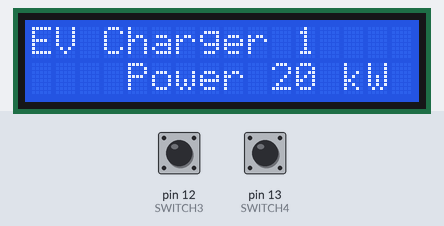
Recording of a sketch running on a simulated Arduino Uno, built with avr-gcc and run on an emulated ATmega328P. Shown: 16×2 character LCD. The inputs (shaded band) are chosen by the test bench; at power-on: pin 12 (SWITCH3) HIGH, pin 13 (SWITCH4) HIGH.

Above: at 1.2 s.
1.3 s: pin 12 (SWITCH3) pulled LOW for 1 s
At 1.57 s:
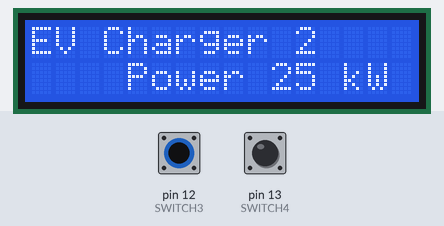
3.8 s: pin 13 (SWITCH4) pulled LOW for 3.2 s
At 4.06 s:
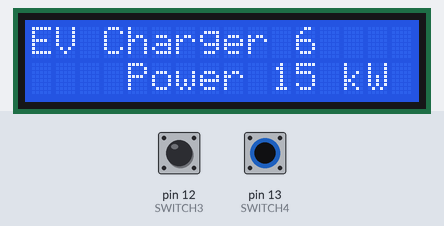
Timing chart, 0 to 6.8 s (numbered marks = the images above; inputs shaded):
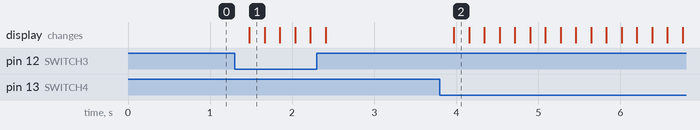

The sketch:

4.ChangeEVCharger.ino
```cpp
#include <Wire.h>
#include <LiquidCrystal_I2C.h>
LiquidCrystal_I2C lcd(0x27, 16, 2);
#define SWITCH3   12
#define SWITCH4   13
int LCD = 0;
int EV = 1;
int PW = 20;
void setup() {
  lcd.init();
  lcd.backlight();
  pinMode(SWITCH3 , INPUT_PULLUP);                        // Declare LED pin as output
  pinMode(SWITCH4 , INPUT_PULLUP);
}

void loop() {
  if(digitalRead(SWITCH3) == 0)
  {
    if(LCD == 0) {EV = 2; LCD = 1; PW = 25; delay (100); }
    else if(LCD == 1) {EV = 3; LCD = 2; PW = 30; delay (100);}
    else if(LCD == 2) {EV = 4; LCD = 3; PW = 20; delay (100);}
    else if(LCD == 3) {EV = 5; LCD = 4; PW = 32; delay (100);}
    else if(LCD == 4) {EV = 6; LCD = 5; PW = 15; delay (100);}
    else if(LCD == 5) {EV = 1; LCD = 0; PW = 20; delay (100);}
  }
  if(digitalRead(SWITCH4) == 0)
  {
    if(LCD == 0) {EV = 6; LCD = 5; PW = 15; delay (100); }
    else if(LCD == 1) {EV = 1; LCD = 0; PW = 20; delay (100);}
    else if(LCD == 2) {EV = 2; LCD = 1; PW = 25; delay (100);}
    else if(LCD == 3) {EV = 3; LCD = 2; PW = 30; delay (100);}
    else if(LCD == 4) {EV = 4; LCD = 3; PW = 20; delay (100);}
    else if(LCD == 5) {EV = 5; LCD = 4; PW = 32; delay (100);}
  }

  lcd.clear();
  lcd.setCursor(0,0);
  lcd.print("EV Charger");
  lcd.setCursor(11,0);
  lcd.print(EV);
  lcd.setCursor(4,1);
  lcd.print("Power ");
  lcd.print(PW);
  lcd.print(" kW");
  delay (60);
}
```

Measured:
- after the input at 1.3 s, the display: changes after 0.18 s (image 1)
- after the input at 3.8 s, the display: changes after 0.17 s (image 2)
